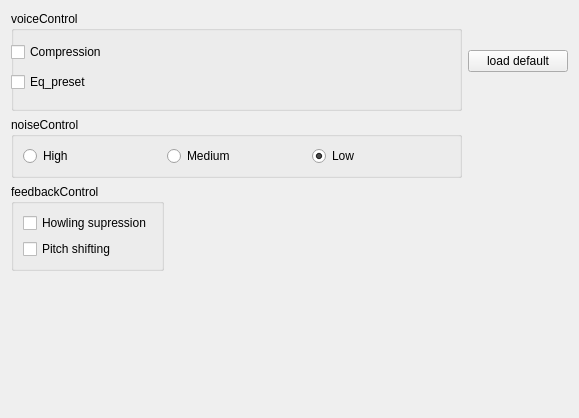
<?xml version="1.0" encoding="UTF-8"?>
<ui version="4.0">
 <class>SoundUserMode</class>
 <widget class="QWidget" name="SoundUserMode">
  <property name="geometry">
   <rect>
    <x>0</x>
    <y>0</y>
    <width>579</width>
    <height>418</height>
   </rect>
  </property>
  <property name="windowTitle">
   <string>Form</string>
  </property>
  <layout class="QGridLayout" name="gridLayout">
   <item row="2" column="0">
    <widget class="QGroupBox" name="groupBox">
     <property name="minimumSize">
      <size>
       <width>100</width>
       <height>100</height>
      </size>
     </property>
     <property name="maximumSize">
      <size>
       <width>16777215</width>
       <height>100</height>
      </size>
     </property>
     <property name="title">
      <string>voiceControl</string>
     </property>
     <widget class="QCheckBox" name="compressorBox">
      <property name="geometry">
       <rect>
        <x>0</x>
        <y>30</y>
        <width>455</width>
        <height>22</height>
       </rect>
      </property>
      <property name="text">
       <string>Compression</string>
      </property>
     </widget>
     <widget class="QCheckBox" name="eqBox">
      <property name="geometry">
       <rect>
        <x>0</x>
        <y>60</y>
        <width>355</width>
        <height>22</height>
       </rect>
      </property>
      <property name="text">
       <string>Eq_preset</string>
      </property>
     </widget>
    </widget>
   </item>
   <item row="2" column="1">
    <widget class="QPushButton" name="loadDefaultSettings">
     <property name="maximumSize">
      <size>
       <width>100</width>
       <height>16777215</height>
      </size>
     </property>
     <property name="text">
      <string>load default</string>
     </property>
    </widget>
   </item>
   <item row="14" column="0">
    <spacer name="verticalSpacer">
     <property name="orientation">
      <enum>Qt::Vertical</enum>
     </property>
     <property name="sizeHint" stdset="0">
      <size>
       <width>20</width>
       <height>40</height>
      </size>
     </property>
    </spacer>
   </item>
   <item row="8" column="0" alignment="Qt::AlignLeft|Qt::AlignTop">
    <widget class="QGroupBox" name="feedbackControlBox">
     <property name="title">
      <string>feedbackControl</string>
     </property>
     <layout class="QVBoxLayout" name="verticalLayout_2">
      <item>
       <widget class="QCheckBox" name="hsBox">
        <property name="text">
         <string>Howling supression</string>
        </property>
       </widget>
      </item>
      <item>
       <widget class="QCheckBox" name="psBox">
        <property name="text">
         <string>Pitch shifting</string>
        </property>
       </widget>
      </item>
     </layout>
    </widget>
   </item>
   <item row="7" column="0">
    <widget class="QGroupBox" name="noiseControlBox">
     <property name="title">
      <string>noiseControl</string>
     </property>
     <layout class="QHBoxLayout" name="horizontalLayout_2">
      <item>
       <widget class="QRadioButton" name="highRadioButton">
        <property name="text">
         <string>High</string>
        </property>
       </widget>
      </item>
      <item>
       <widget class="QRadioButton" name="mediumRadioButton">
        <property name="text">
         <string>Medium</string>
        </property>
        <property name="checked">
         <bool>false</bool>
        </property>
       </widget>
      </item>
      <item>
       <widget class="QRadioButton" name="lowRadioButton">
        <property name="text">
         <string>Low</string>
        </property>
        <property name="checked">
         <bool>true</bool>
        </property>
       </widget>
      </item>
     </layout>
    </widget>
   </item>
  </layout>
 </widget>
 <resources/>
 <connections/>
</ui>
